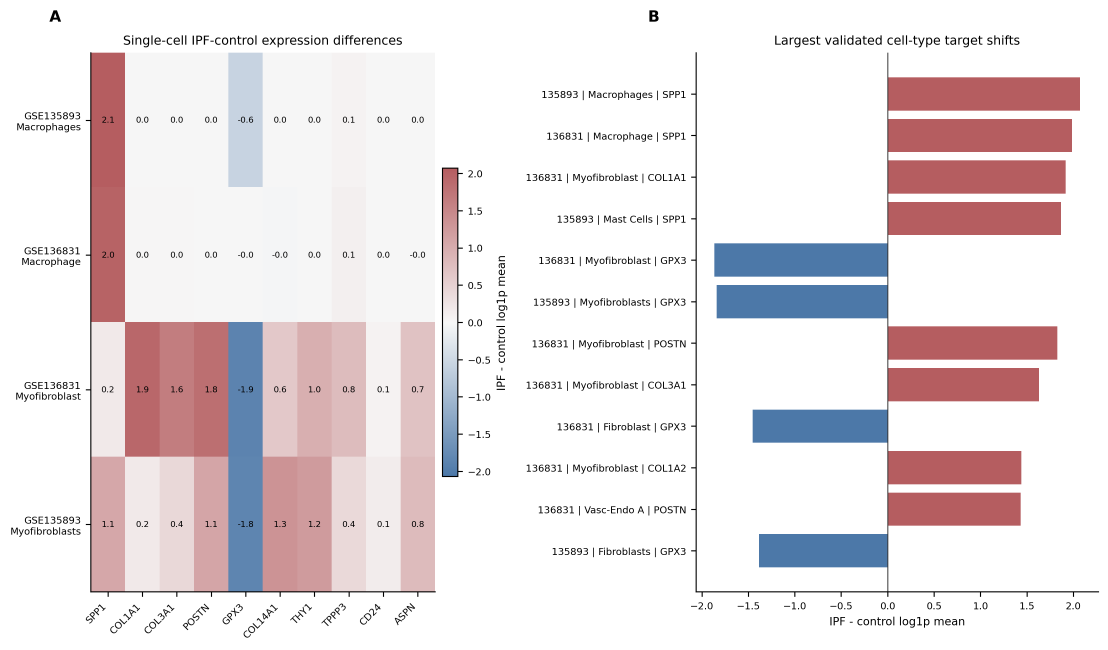
#> input picture manuscript/figures/Figure_6_single_cell_validation_celllevel.png, 3324 x 1950 px, found by its file name (shown at 1/3 size)
$ python -i 31_build_pseudobulk_figure.py   (imports and definitions only)
#> lines starting #> are read from the running program, lines starting #| are printed output that depends on the picture
#!/usr/bin/env python
"""
Build a donor-aware pseudobulk figure and merge it into Figure 6.

Panel C labels donor counts and FDR values so the pseudobulk validation is not
hidden in text or supplementary tables.
"""

from __future__ import annotations

from pathlib import Path

import pandas as pd
from PIL import Image, ImageDraw, ImageFont


PROJECT_DIR = Path(__file__).resolve().parents[1]
PSEUDO_DIR = PROJECT_DIR / "results" / "single_cell_pseudobulk"
FIG_DIR = PROJECT_DIR / "manuscript" / "figures"


# [73 lines left out: functions load_font, fdr_label, make_pseudobulk_panel, not called in this run]


def merge_figure6(panel_c: Path) -> None:
    original = Image.open(FIG_DIR / "Figure_6_single_cell_validation_celllevel.png").convert("RGB")
    panel = Image.open(panel_c).convert("RGB")
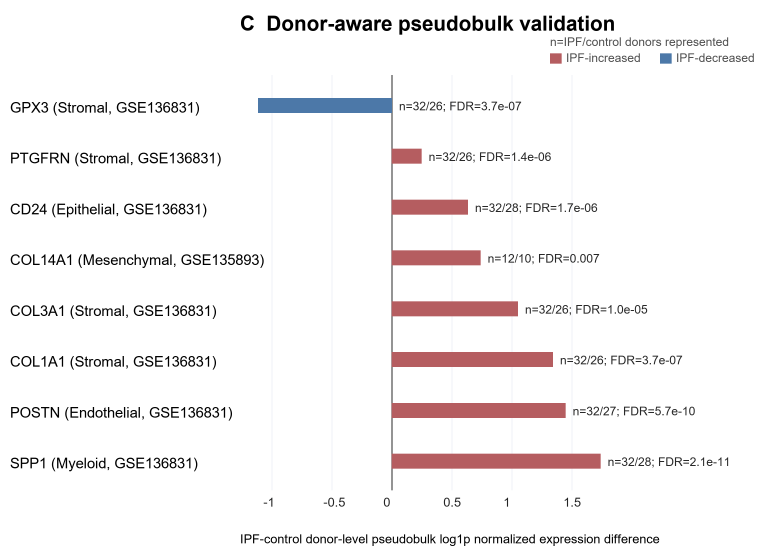
#> input picture results/single_cell_pseudobulk/single_cell_pseudobulk_core_candidates_annotated.png, 2300 x 1650 px (shown at 1/3 size)
#> panel is the input picture: PIL image 2300x1650 RGB; mean R, G, B 244.7, 242.2, 242.5
    target_w = original.width
#> target_w = 3324
    scale = target_w / panel.width
#> scale = 1.45
    panel = panel.resize((target_w, int(panel.height * scale)), Image.Resampling.LANCZOS)
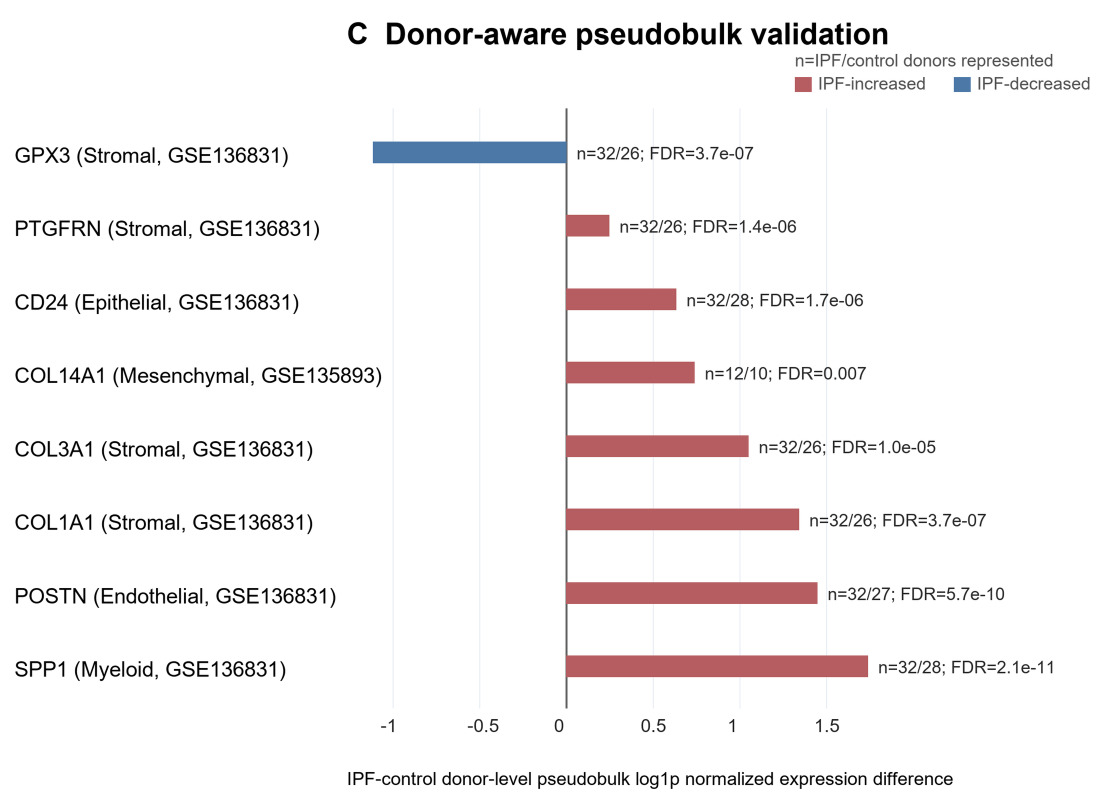
#> panel: PIL image 3324x2384 RGB (shown at 1/3 size); mean R, G, B 244.6, 242.1, 242.4
    gap = 60
    combined = Image.new("RGB", (target_w, original.height + panel.height + gap), "white")
#> combined: PIL image 3324x4394 RGB; every value is 255
    combined.paste(original, (0, 0))
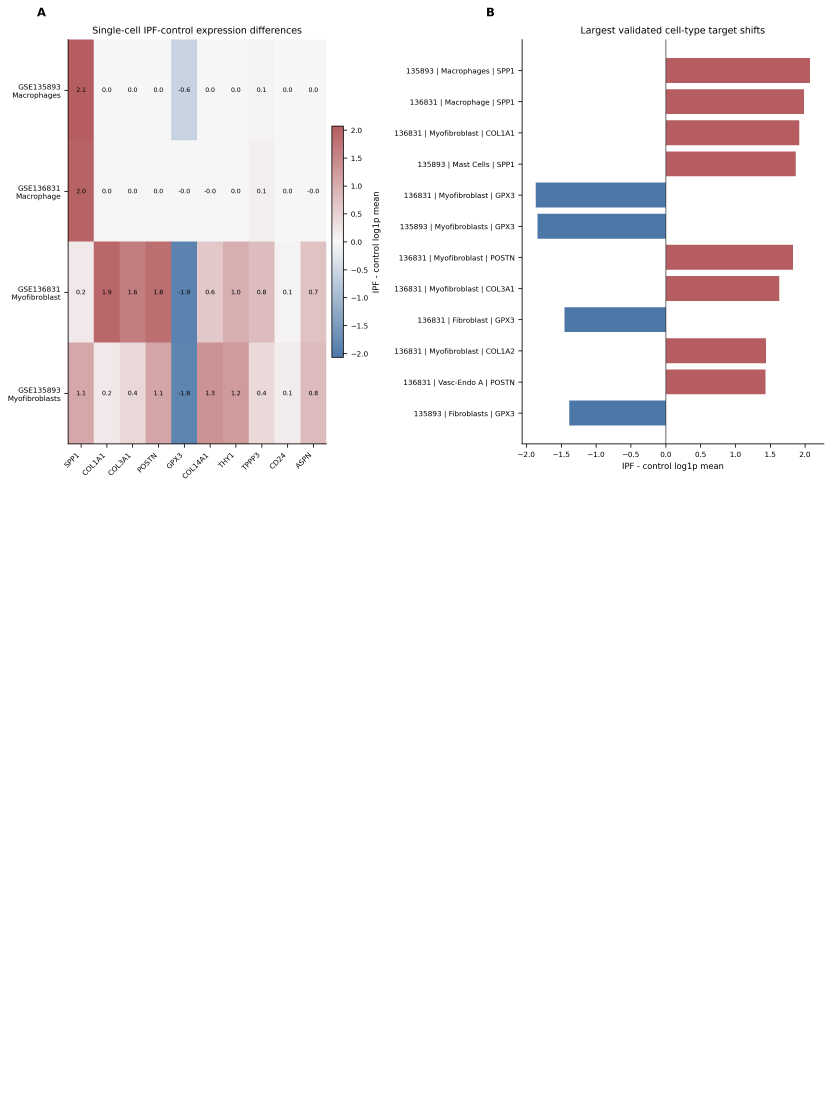
#> combined: PIL image 3324x4394 RGB (shown at 1/4 size); mean R, G, B 245, 241, 242.1
    combined.paste(panel, (0, original.height + gap))
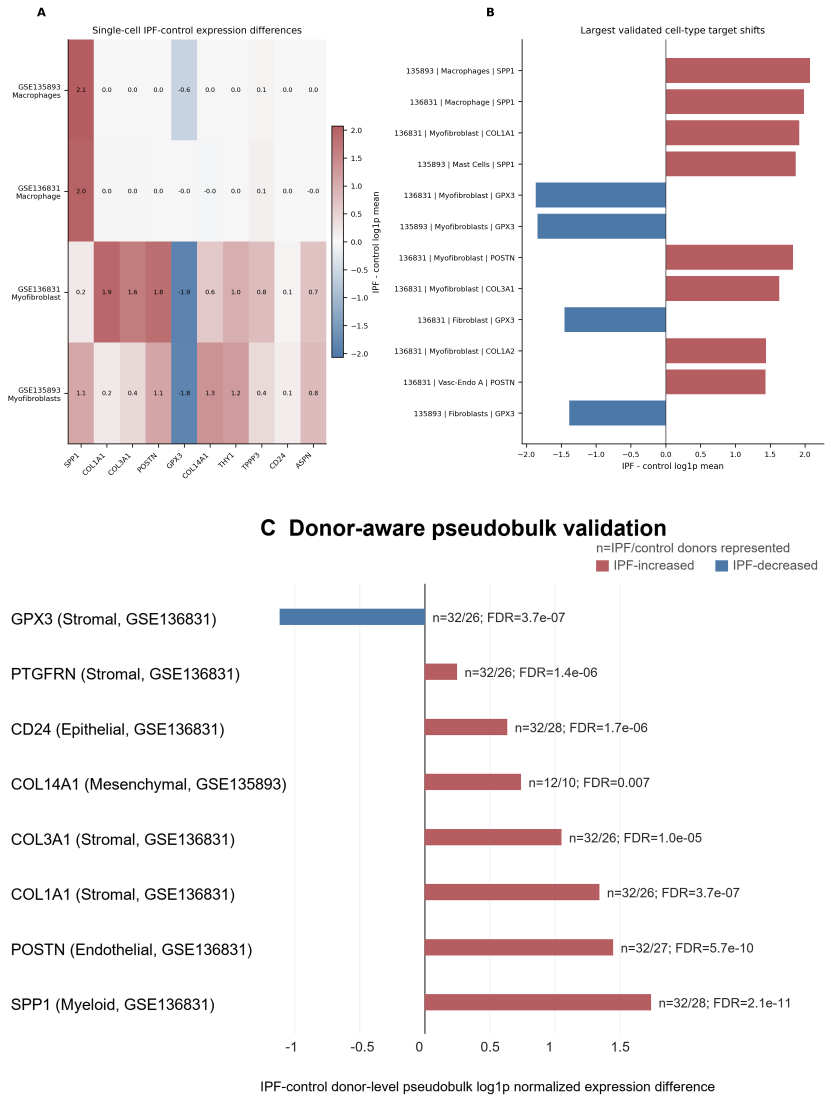
#> combined: PIL image 3324x4394 RGB (shown at 1/4 size); mean R, G, B 239.3, 234, 235.3
    combined.save(FIG_DIR / "Figure_6_single_cell_validation.png")


# [5 lines left out: function main, not called in this run]


# [2 lines not run here, left out]

>>> result = merge_figure6('../../../../../results/single_cell_pseudobulk/single_cell_pseudobulk_core_candidates_annotated.png')
